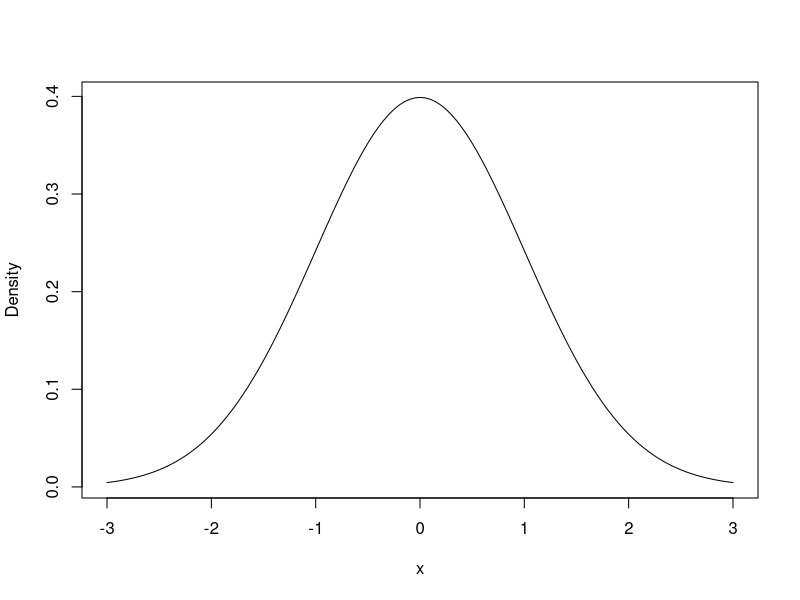
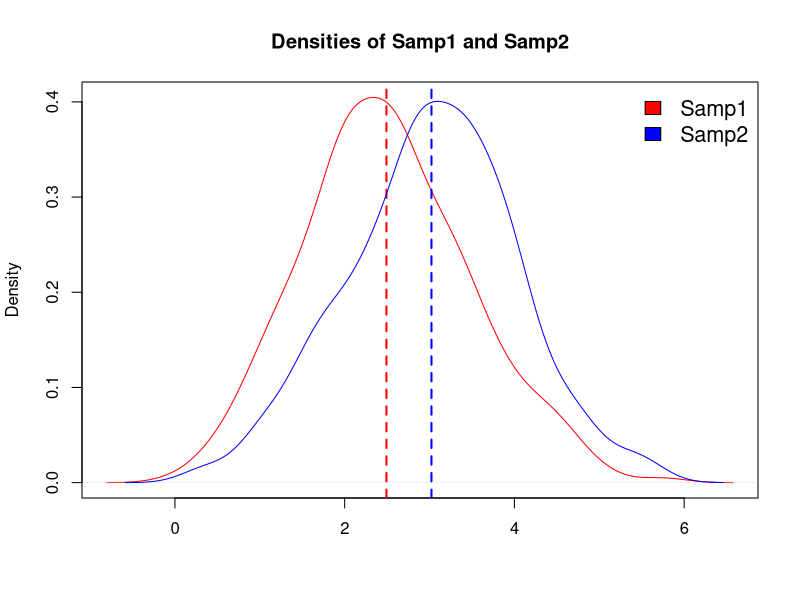
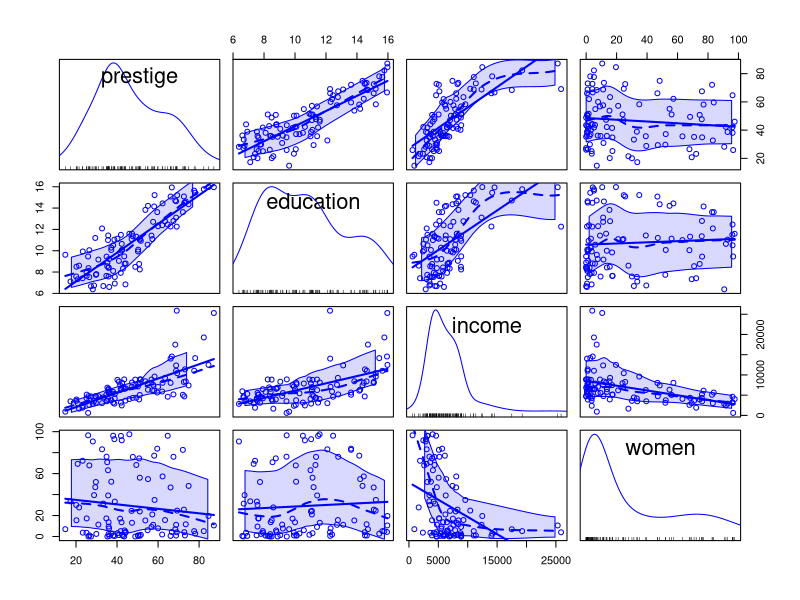
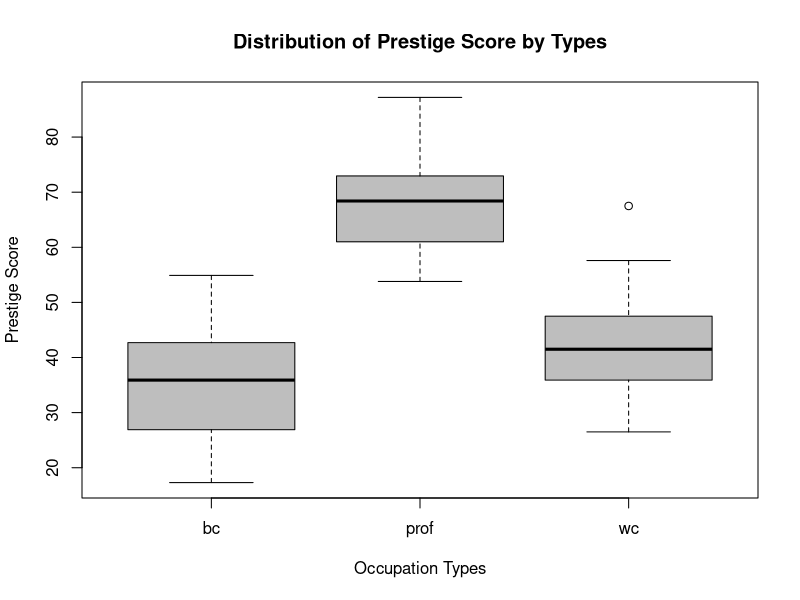

Reproduce these figures in R, in order. (Note: this script raises an error after producing the figures.)
####################################################################################
#################################### SESSION 3 #####################################
############################# Author: Chris Galbraith ##############################
####################################################################################
## Standard Normal Distribution
str(dnorm) # normal pdf
dnorm(x = 0, mean = 0, sd = 1)

x <- seq(from = -3, to = 3, by = 0.05)
y <- dnorm(x, mean = 0, sd = 1)
plot(x, y, type = "l", ylab = "Density")

str(rnorm) # generate random number from normal dist
rnorm(10, mean = 0, sd = 1)

str(pnorm) # normal CDF
pnorm(0, mean = 0, sd = 1) # Pr[X <= 0] = ?

str(qnorm) # normal quantile func
qnorm(0.975, mean = 0, sd = 1) # PR[X <= ?] = 0.975


##  One-Sample T-Test (Create Data)
set.seed(123)
oneSampData <- rnorm(100, mean = 0, sd = 1)
mean(oneSampData)
sd(oneSampData)


##  One-Sample T-Test ($H_0: \mu = 0$)
oneSampTest.0 <- t.test(oneSampData) 
oneSampTest.0
names(oneSampTest.0) 
oneSampTest.0$statistic
oneSampTest.0$estimate


##  One-Sample T-Test ($H_0: \mu = a$)
a <- 0.3
oneSampTest.mu <- t.test(oneSampData, mu = a)
oneSampTest.mu


##  Two-Sample T-Test (Create & Plot Data)
Samp1 <- rnorm(300, mean = 2.5, sd = 1)
Samp2 <- rnorm(500, mean = 3.0, sd = 1) # notice: not the same sample size
plot(density(Samp1), col="red", main="Densities of Samp1 and Samp2", xlab="")
abline(v = mean(Samp1), col = "red", lwd = 2, lty=2)
lines(density(Samp2), col="blue")
abline(v = mean(Samp2), col = "blue", lwd = 2, lty = 2)
legend("topright", legend = c("Samp1", "Samp2"),
       fill = c("red","blue"), bty = "n", cex = 1.3)


##  Two-Sample T-Test (Un-equal Variances)
t.test(Samp1, Samp2)  # default assump: unequal variances


##  Two-Sample T-Test (Equal Variances)
t.test(Samp1, Samp2, var.equal = TRUE)  # default assump: unequal variances


##  Two-Sample T-Test (Paired T-Test)
t.test(Samp1, Samp2[1:300], paired = TRUE) # must be of the same sample size


## Load Data
prestige <- read.csv(file="./data/prestige_v2.csv", row.names=1)
str(prestige)
head(prestige)


## Another look at the scatterplot matrix
library(car)
scatterplotMatrix(prestige[,c("prestige","education","income","women")])


## Linear Regression - Fit the Model
myReg <- lm(prestige ~ education + income + women, data = prestige)
myReg
names(myReg)


##  Linear Regression - Summary Contents
summary(myReg)
myReg.summary <- summary(myReg)
names(myReg.summary) # show different contents
names(myReg) # this is what we had previously


##  Linear Regression - Confidence Intervals
confint(myReg, 'income', level=0.95)

confint(myReg, level=0.95)


##  Linear Regression - Adding Variables
boxplot(prestige ~ type, data = Prestige, col = "grey",
main = "Distribution of Prestige Score by Types",
xlab = "Occupation Types", ylab = "Prestige Score")

mod <- update(myReg, ~ . + type)
summary(mod)


##  Linear Regression - Comparing Models
formula(myReg)
formula(mod)

anova(myReg, mod)


##  Linear Regression - Relevel a Factor
levels(prestige$type)
prestige$type <- relevel(prestige$type, "prof")
levels(prestige$type)

mod <- update(myReg, ~ . + type)
summary(mod)


## Linear Regression - Stepwise Regression
null <- lm(prestige ~ 1, data=prestige)  # most basic model, intercept only
full <- lm(prestige ~ education + income + women + type, data=prestige)  # saturated model, all predictors
step(null, scope=list(lower=null, upper=full), direction='forward')
step(full, scope=list(lower=null, upper=full), direction='backward')
step(null, scope=list(lower=null, upper=full), direction='both')


## Linear Regression - Best Subsets Regression
if (!require("leaps")) install.packages("leaps")  # install leaps if it isn't already
library(leaps)
bestSubsets <- regsubsets(prestige ~ education + income + women + type, data=prestige, nbest=1)
summary(bestSubsets)
par(mfrow=c(1,2))
plot(bestSubsets, scale="adjr2"); plot(bestSubsets, scale="Cp")


##  Linear Regression - Diagnostics
par(mfrow = c(2, 2), oma = c(0, 0, 2, 0))
plot(myReg)


##  Linear Regression - Prediction
newData = data.frame(education=13.2, income=12000, women=12)
predict(myReg, newData, interval="predict")
